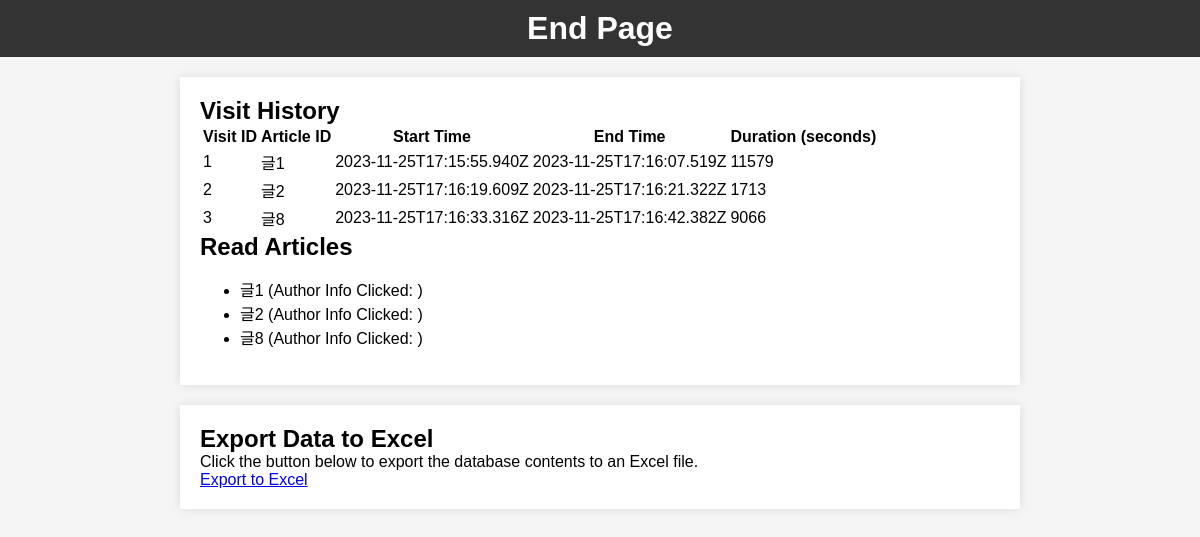
/end (signed in), run on the app's committed database.
### app.py (models this page shows)
class Visit(db.Model):
    id = db.Column(db.Integer, primary_key=True)
    user_id = db.Column(db.Integer, db.ForeignKey('user.id', name='fk_visit_user'), nullable=False)
    article_id = db.Column(db.String(255), nullable=False)
    start_time = db.Column(db.String(255), nullable=False)
    end_time = db.Column(db.String(255), nullable=False)
    duration = db.Column(db.Integer, nullable=False)

class ReadArticle(db.Model):
    id = db.Column(db.Integer, primary_key=True)
    user_id = db.Column(db.Integer, db.ForeignKey('user.id', name='fk_read_article_user'), nullable=False)
    article_id = db.Column(db.String(255), nullable=False, unique=True)
    author_info_clicked = db.Column(db.String(255), nullable=False)

### app.py (the view)
@app.route('/end')
def end_page():
    visit_history = Visit.query.filter_by(user_id=session['user_id']).all()
    read_articles = ReadArticle.query.filter_by(user_id=session['user_id']).all()
    return render_template('end.html', visit_history=visit_history, read_articles=read_articles)

### templates/end.html (shortened to what this page needs)
<!DOCTYPE html>
<html lang="en">
<head>
    <link rel="stylesheet" type="text/css" href="/static/styles.css">
</head>
<body>
    <header>
        <h1>End Page</h1>
    </header>
    <div class="container">
        <h2>Visit History</h2>
        <table>
            <thead>
                <tr>
                    <th>Visit ID</th>
                    <th>Article ID</th>
                    <th>Start Time</th>
                    <th>End Time</th>
                    <th>Duration (seconds)</th>
                </tr>
            </thead>
            <tbody>
                {% for visit in visit_history %}
                    <tr>
                        <td>{{ visit.id }}</td>
                        <td>{{ visit.article_id }}</td>
                        <td>{{ visit.start_time }}</td>
                        <td>{{ visit.end_time }}</td>
                        <td>{{ visit.duration }}</td>
                    </tr>
                {% endfor %}
            </tbody>
        </table>
        <h2>Read Articles</h2>
        <ul>
            {% for article in read_articles %}
                <li>{{ article.article_id }} (Author Info Clicked: {{ article.authorInfoClicked }})</li>
            {% endfor %}
        </ul>
    </div>
    <div class="container">
        <h2>Export Data to Excel</h2>
        <p>Click the button below to export the database contents to an Excel file.</p>
        <a href="/export-to-excel" class="export-button">Export to Excel</a>
    </div>
</body>
</html>

### static/styles.css (style rules this page uses)
body, h1, h2, p { margin: 0; padding: 0; }
body { font-family: Arial, sans-serif; background-color: #f5f5f5; }
header { background-color: #333; color: #fff; padding: 10px; text-align: center; }
.container { max-width: 800px; margin: 20px auto; padding: 20px; background-color: #fff; box-shadow: 0 0 10px rgba(0, 0, 0, 0.1); }

### data on the page
Visit: id "1", article_id "글1", start_time "2023-11-25T17:15:55.940Z", end_time "2023-11-25T17:16:07.519Z", duration "11579"
Visit: id "2", article_id "글2", start_time "2023-11-25T17:16:19.609Z", end_time "2023-11-25T17:16:21.322Z", duration "1713"
Visit: id "3", article_id "글8", start_time "2023-11-25T17:16:33.316Z", end_time "2023-11-25T17:16:42.382Z", duration "9066"
ReadArticle: article_id "글1"
ReadArticle: article_id "글2"
ReadArticle: article_id "글8"
